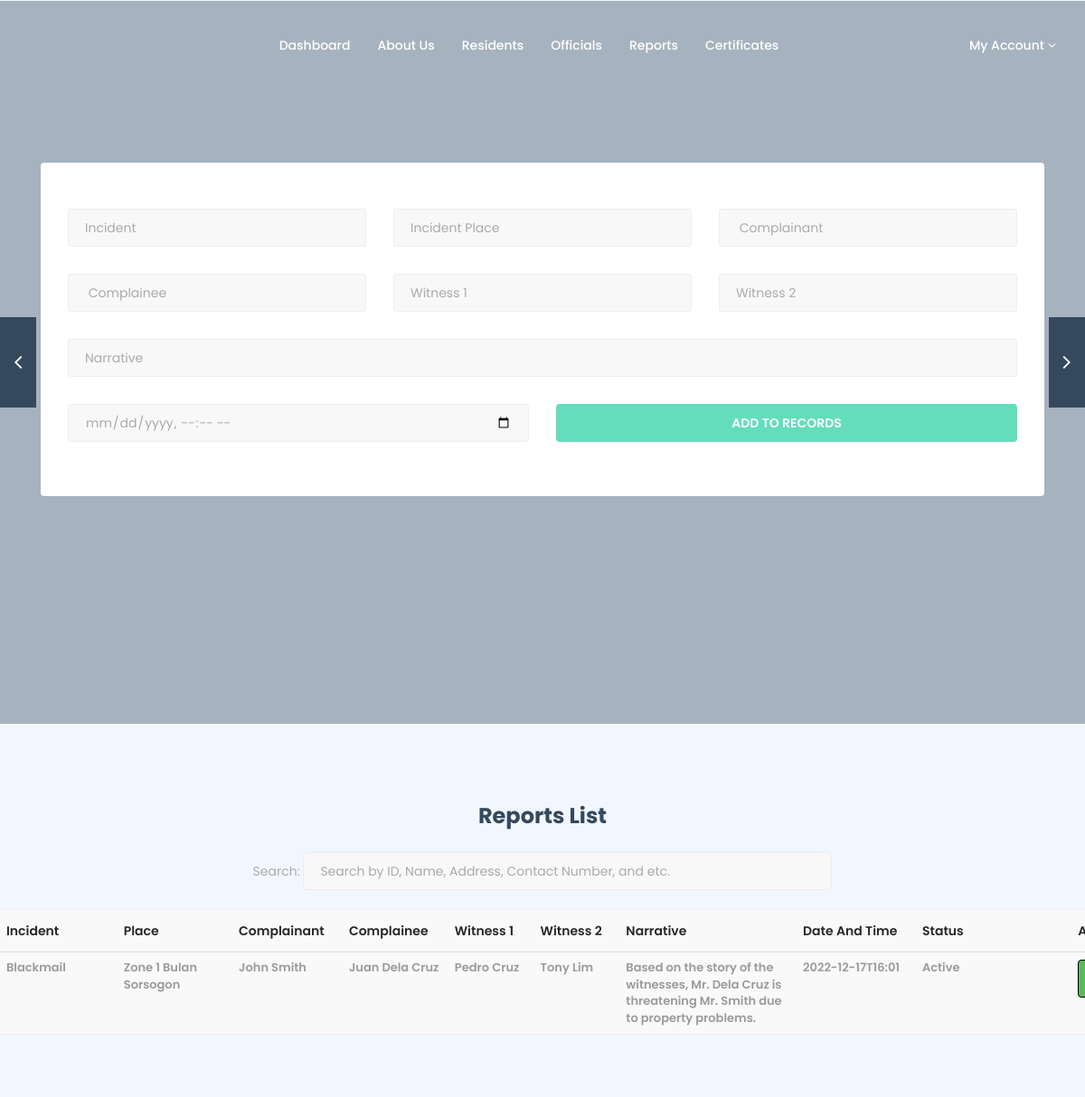
Page /admin/reports.php on the committed database.
### tables this page shows
CREATE TABLE `reports` (
  `reportid` int(11) NOT NULL,
  `incident` text NOT NULL,
  `incidentplace` text NOT NULL,
  `complainant` text NOT NULL,
  `complainee` text NOT NULL,
  `witness1` text NOT NULL,
  `witness2` text NOT NULL,
  `narrative` text NOT NULL,
  `dateandtime` text NOT NULL,
  `status` tinyint(4) NOT NULL
);

### admin/reports.php (the view, shortened to what this page needs)
<!DOCTYPE html>
<html dir="ltr" lang="en-US">
	<head>
		<link href="assets/css/external.css" rel="stylesheet">
		<link href="assets/css/bootstrap.min.css" rel="stylesheet">
		<link href="assets/css/style.css" rel="stylesheet">
	</head>
	<body>
		<div id="wrapper" class="wrapper clearfix">
				<?php include 'navbar.php'; ?>
		</div>
		</nav>
	</header>
		<section id="heroSearch" class="hero-search mtop-100 pt-0 pb-0">
		<div class="container">
			<div class="row">
				<div class="col-xs-12 col-sm-12 col-md-12">
					<div class="slider--content">
						<form class="mb-0" method="post" action="funcReports.php" enctype="multipart/form-data">
							<div class="form-box search-properties">
								<div class="row"><br>
									<div class="col-xs-12 col-sm-6 col-md-4">
										<div class="form-group">
											<div class="select--box">
												<input type="text" name="incident" class="form-control" id="select-incident" placeholder="Incident" required>
											</div>
										</div>
									</div>
									<div class="col-xs-12 col-sm-6 col-md-4">
										<div class="form-group">
											<div class="select--box">
												<input type="text" name="incidentplace" class="form-control" id="select-incidentplace" placeholder="Incident Place">
											</div>
										</div>
									</div>
									<div class="col-xs-12 col-sm-6 col-md-4">
										<div class="form-group">
											<div class="select--box">
												<input type="text" name="complainant" class="form-control" id="select-complainant" placeholder=" Complainant" required>
											</div>
										</div>
									</div>
									<div class="col-xs-12 col-sm-6 col-md-4">
										<div class="form-group">
											<div class="select--box">
												<input type="text" name="complainee" class="form-control" id="select-complainee" placeholder=" Complainee" required>
											</div>
										</div>
									</div>
									<div class="col-xs-12 col-sm-6 col-md-4">
										<div class="form-group">
											<div class="select--box">
												<input type="text" name="witness1" class="form-control" id="select-witness1" placeholder="Witness 1">
											</div>
										</div>
									</div>
									<div class="col-xs-12 col-sm-6 col-md-4">
										<div class="form-group">
											<div class="select--box">
												<input type="text" name="witness2" class="form-control" id="select-witness2" placeholder="Witness 2">
											</div>
										</div>
									</div>
									<div class="col-xs-12 col-sm-6 col-md-12">
										<div class="form-group">
											<div class="select--box">
												<input type="text" name="narrative" class="form-control" id="select-narrative" placeholder="Narrative" required>
											</div>
										</div>
									</div>
									<div class="col-xs-12 col-sm-6 col-md-6">
										<div class="form-group">
											<div class="select--box">
												<input type="datetime-local" name="dateandtime" class="form-control" id="select-dateandtime" placeholder="Date and Time" required>
											</div>
										</div>
									</div>
									<div class="col-xs-12 col-sm-6 col-md-6">
										<input type="submit" value="Add to Records" name="submit" class="btn btn--primary btn--block">
									</div>
								</div>
							</div>
						</form>
					</div>
				</div>
			</div>
		</div>
		<div class="carousel slider-navs" data-slide="1" data-slide-rs="1" data-autoplay="true" data-nav="true" data-dots="false" data-space="0" data-loop="true" data-speed="800">
		</div>
	</section>
	<section id="properties-carousel" class="properties-carousel pt-90 pb-90">
		<div class="container">
			<div class="row">
				<center><h5>Reports List</h5>
			Search: <input id="myInput" class="form-control" style="display:inline;width: 50%;" type="text" placeholder="Search by ID, Name, Address, Contact Number, and etc."></center><br>
			<?php
			$sql = "SELECT * FROM reports";
                        echo
                        "
                        <div class='container' style='width:1500px;margin-left:-130px'>
                        <table class='table table-striped'>
                        <thead>
                        <tr style = 'height: 30px;'>
                        <th style = 'width: 180px;'>Report ID</th>
                        <th style = 'width: 250px;'>Incident</th>
                        <th style = 'width: 250px;'>Place</th>
                        <th style = 'width: 150px;'>Complainant</th>
                        <th style = 'width: 150px;'>Complainee</th>
                        <th style = 'width: 150px;'>Witness 1</th>
                        <th style = 'width: 150px;'>Witness 2</th>
                        <th style = 'width: 450px;'>Narrative</th>
                        <th style = 'width: 300px;'>Date and Time</th>
                        <th style = 'width: 450px;'>Status</th>
                        <th style = 'width: 450px;'>Action</th>
                        </tr>";
                        $result = mysqli_query($cn,$sql);
                        while($row = mysqli_fetch_assoc($result))
                        {
                        	$query = mysqli_query($cn, "SELECT * FROM reports");
                                echo"<tbody id='myTable'>";
                                echo "<tr>";
                                echo "<td>" . $row['incident'] . " </td> ";
                                echo "<td>" . $row['incidentplace'] . " </td> ";
                                echo "<td>" . $row['complainant'] . " </td> ";
                                echo "<td>" . $row['complainee'] . " </td> ";
                                echo "<td>" . $row['witness1'] . " </td> ";
                                echo "<td>" . $row['witness2'] . " </td> ";
                                echo "<td>" . $row['narrative'] . " </td> ";
                                echo "<td>" . $row['dateandtime'] . "  </td> ";
                                if ($row['status'] == "0")
                                {
                                	$stat = "Active";
                                }
                                else {
                                	$stat = "Archived";
                                }
                                echo "<td>" . $stat . "</td> ";
                                echo "<td><a class='btn btn-success' style='width:49%;border:1px solid black;color:black' href='viewReports.php?id=" . $row['reportid'] . "'>Edit</a> ";
                                if ($row['status'] == "0")
                                {
                                	echo "<a class='btn btn-warning' style='width:49%;border:1px solid black;color:black' href='archiveReports.php?id=" . $row['reportid'] . "'>Archive</a></td> ";
                                }
                                else {
                                	echo "<a class='btn btn-warning' style='width:49%;border:1px solid black;color:black' href='activateReports.php?id=" . $row['reportid'] . "'>Restore</a></td> ";
                                }
                	}
                	echo '</table><br>';
                	?>
			</div>
		</div>
	</section>
</body>
</html>

### rows in the picture
reports: incident "Blackmail", incidentplace "Zone 1 Bulan Sorsogon", complainant "John Smith", complainee "Juan Dela Cruz", witness1 "Pedro Cruz", witness2 "Tony Lim", narrative "Based on the story of the witnesses, Mr. Dela Cruz is threatening Mr. Smith due to property problems.", dateandtime "2022-12-17T16:01", status "Active"
